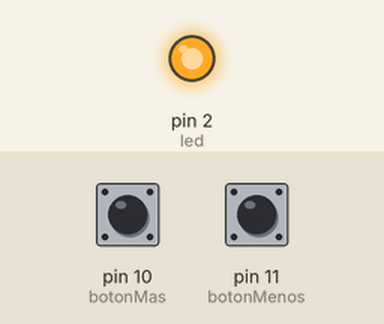
Simulated run of this sketch. Board: Arduino Uno, built with avr-gcc and run on an emulated ATmega328P. Parts: output pins drawn as LEDs (lit = HIGH). Inputs (shaded band) come from the test bench; at power-on: pin 11 (botonMenos) HIGH, pin 10 (botonMas) HIGH.

Above: at 1.2 s.
1.3 s: pin 11 (botonMenos) pulled LOW for 0.15 s
At 2.3 s:
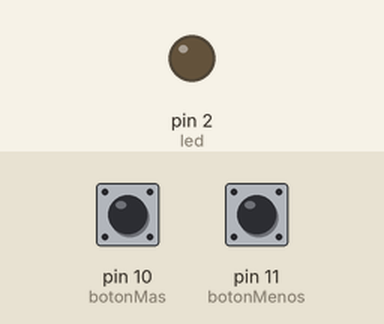
3.0 s: pin 10 (botonMas) pulled LOW for 0.15 s
At 3.6 s:
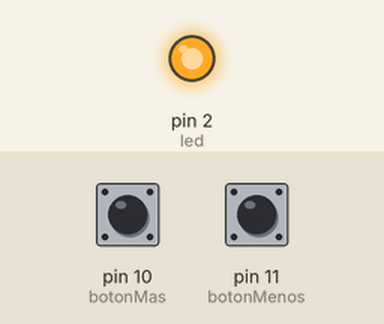
4.7 s: pin 11 (botonMenos) pulled LOW for 1 s
At 6.1 s:
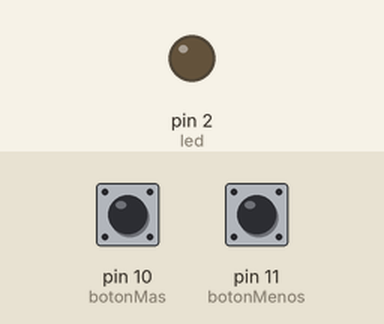
Timing chart, 0 to 7.7 s (numbered marks = the images above; inputs shaded):
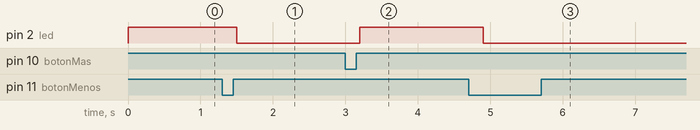

Measured:
- after the input at 1.3 s, pin 2 (led): HIGH → LOW after 0.20 s
- after the input at 3.0 s, pin 2 (led): LOW → HIGH after 0.20 s
- after the input at 4.7 s, pin 2 (led): HIGH → LOW after 0.20 s

The sketch:

reto5.ino
```cpp
const int led = 2;
const int botonMas = 10;
const int botonMenos = 11;
int brillo = 128;

void setup() {
  pinMode(led, OUTPUT);
  pinMode(botonMas, INPUT_PULLUP);
  pinMode(botonMenos, INPUT_PULLUP);
}

void loop() {
  if (digitalRead(botonMas) == LOW && brillo < 255) {
    brillo += 25;
    delay(200);
  }
  if (digitalRead(botonMenos) == LOW && brillo > 0) {
    brillo -= 25;
    delay(200);
  }
  analogWrite(led, brillo);
}
```
